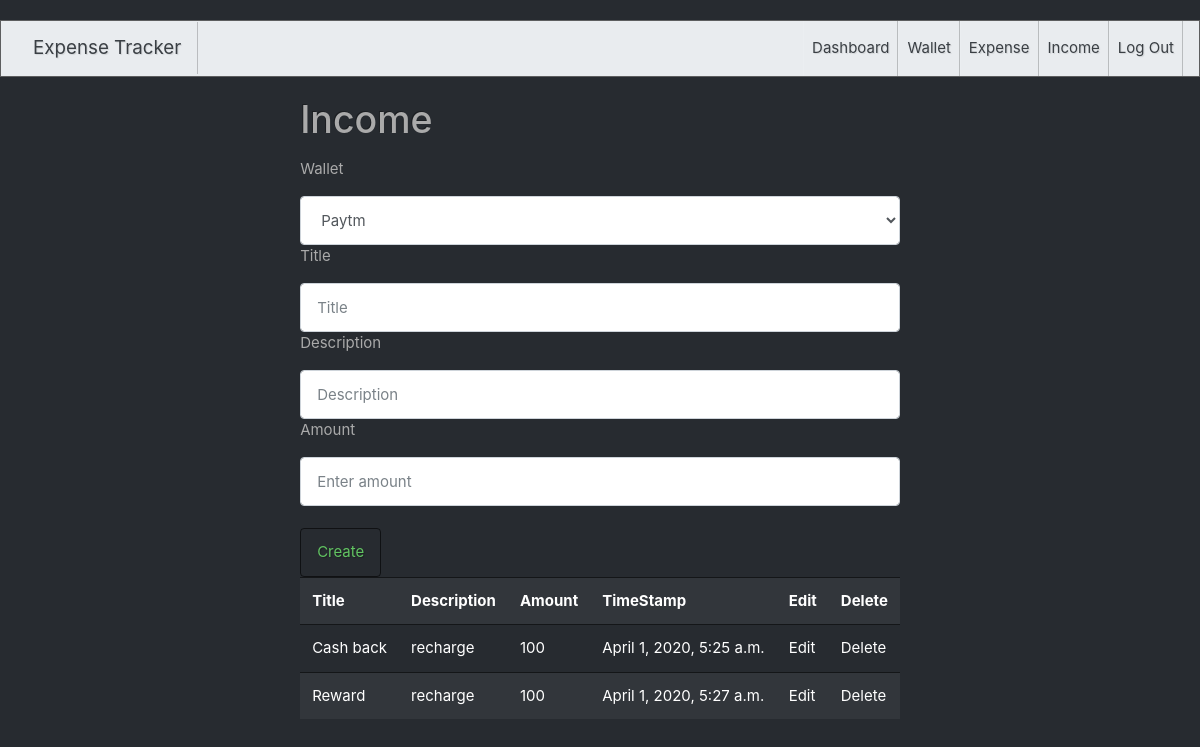
Screenshot of /income/ (signed in) with the database file from the repository.
### tracker/models.py (models this page shows, shortened)
class Income(models.Model):
    title= models.CharField(max_length = 100 )
    description=models.TextField()
    Amount =models.IntegerField()
    timestamp =models.DateTimeField(auto_now=True)
    user=models.ForeignKey(User,on_delete=models.CASCADE,null=True,blank=True)
    wallet=models.ForeignKey(Wallet,on_delete=models.CASCADE,null=True,blank=True)

### tracker/views.py (the view)
# urls.py: path('income/',get_all_income),
def get_all_income(request):
    user=request.user
    all_wallet=Wallet.objects.filter(user=user)
    all_income=Income.objects.filter(user=user)
    return render(request,"income.html",{"income":all_income,"wallet":all_wallet})

### tracker/templates/income.html (shortened to what this page needs)
{% extends 'bootswatch.html' %}
{% block body %}
<div class="row">
    <div class="col-12">
        <h1>Income</h1>
       <table class="table table-striped">
           <tr>
               <th>Title</th>
               <th>Description</th>
               <th>Amount</th>
               <th>TimeStamp</th>
               <th>Edit</th>
               <th>Delete</th>
           </tr>
       {% for inc in income %}
           <tr>
               <td>{{inc.title}}</td>
               <td>{{inc.description}}</td>
               <td>{{inc.Amount}}</td>
               <td>{{inc.timestamp}}</td>
               <td><a href="/edit_income/{{inc.id}}/">Edit</a></td>
               <td><a href="/delete_income/{{inc.id}}/">Delete</a></td>
           </tr>
       {% endfor %}
    </div>
</div>
<div>
    <form action="/create_income/" method="post" class="form-group">
     <p>Wallet</p>
     <select name="wallet" class="form-control">
         {% for wal in wallet %}
         <option value="{{wal.id}}">{{wal.name}}</option>
         {% endfor %}
     </select>
     <p>Title</p>
     <input type="text" name="title" placeholder="Title" class="form-control">
     <p>Description</p>
     <input type="text" name="description" placeholder="Description" class="form-control">
     <p>Amount</p>
     <input type="number" name="amount" placeholder="Enter amount" class="form-control" >
     <br>
     <button type="submit" class="btn btn-outline-success">Create</button>
     </form>
</div>
{% endblock %}

### rows the page displays
Income: title "Cash back", description "recharge", Amount "100", timestamp "April 1, 2020, 5:25 a.m."
Income: title "Reward", description "recharge", Amount "100", timestamp "April 1, 2020, 5:27 a.m."

### other values shown
form field wallet "Paytm"
